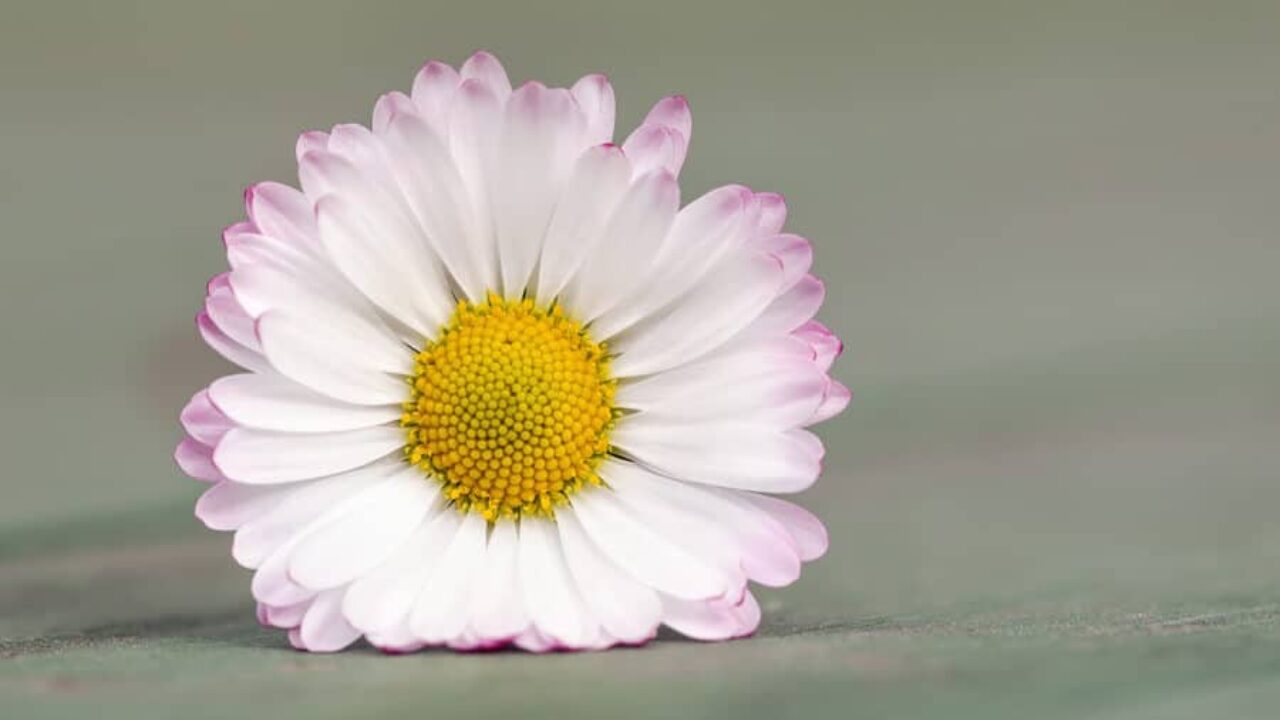
#> input picture flor.jpg, 1280 x 720 px
$ python 'redução_imagens.py'
#> lines starting #> are read from the running program, lines starting #| are printed output that depends on the picture
from PIL import Image
import os
CAMINHO_IMG = os.path.join("flor.jpg")

def gray_scale(image:os.path) -> Image:
#> called with image = 'flor.jpg'
    gray_img = Image.open(image).convert("L")
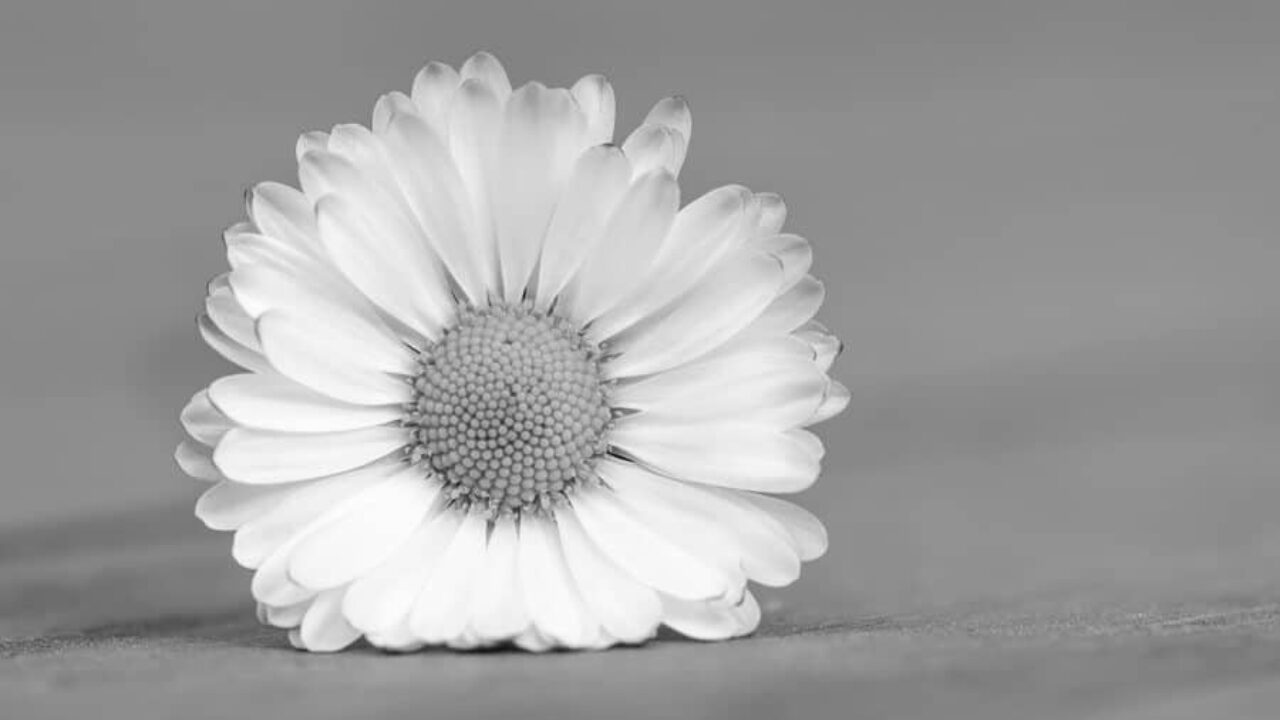
#> gray_img: PIL image 1280x720 L; min 19, max 254, mean 161.8
    return gray_img


def black_white(image:os.path) -> Image:
#> called with image = 'flor.jpg'
    bw_img = Image.open(image).convert("1")
#> bw_img: PIL image 1280x720 1; 63.2% white; black in thin lines or dots
    return bw_img

if os.path.isfile(CAMINHO_IMG):
    img_gray = gray_scale(CAMINHO_IMG)
    bw_img = black_white(CAMINHO_IMG)

    img_gray.show()
    bw_img.show()
